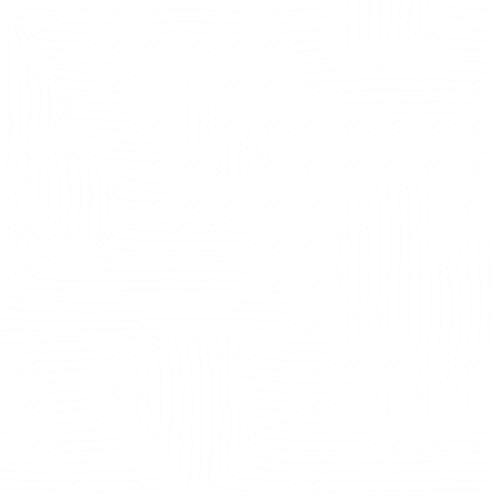
Frame 1 (no input)
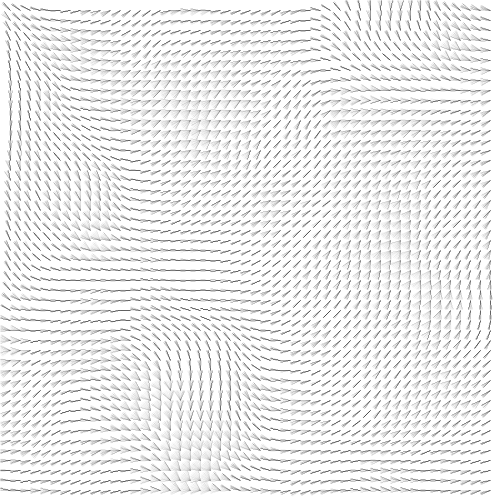
Frame 60 (the mouse pressed at the canvas centre just before this capture)
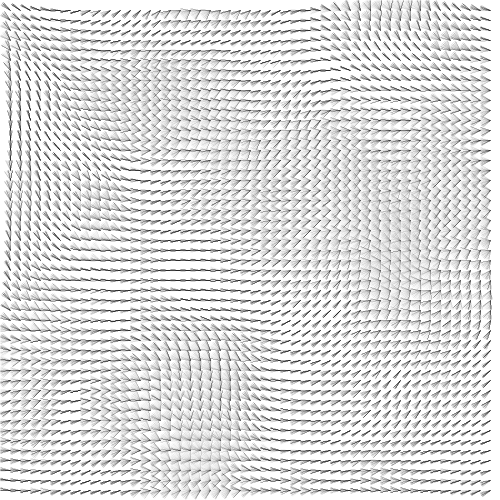
Frame 120 (the mouse held since frame 60 and released just before this capture)

The Processing sketch that drew these frames (run headless with seeded random() and noise(); from frame 60 on, the mouse is pressed at the canvas centre):

// Processing sketch: e07_flow_tlo
// ── e07_flow_tlo.pde
float z = 0.0;
int d = 10;

void setup() {
  size(500, 500);
  background(255);
  noiseDetail(10);
  stroke(0, 30);
  strokeWeight(0.1);
  background(255);
}

void draw() {
  for (int x = d; x < 500; x = x + d)
  {
    for (int y = d; y < 500; y = y + d)
    {
      float kat = noise(x*0.005, y*0.005, z)*2*PI;
      float vx = cos(kat)*d;
      float vy = sin(kat)*d;
      line(x, y, x+vx, y+vy);
    }
  }
  z = z + 0.005;
}
